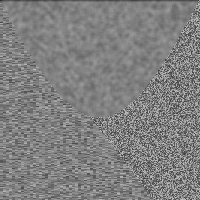
%> input picture Chapter 14/texture3.tif, 200 x 200 px
$ octave Ex14_2v3.m   (GNU Octave 9; MATLAB toolbox functions it lacks are replaced by stand-ins)
%> lines starting %> are read from the running program, lines starting %| are printed output that depends on the picture; in (x1, y1, x2, y2) boxes, pixels count from 0 and x2, y2 are one past the last pixel; in counts of white or black regions, pixels touching at a corner belong together; the program's own positions count from 1
% Example 14.2 Continunity-based segmentation.
% Load image 'texture3'.tif' which contains three regions having
% the same average intensities,but different textural paterns.
%   Apply the "range" nonlinear operator using 'nlfilter'
%   Plot original and Range images and their histograms
%
clear all; close all;
[I] = imread('texture3.tif');                   % Load image and
%> I is the input picture: size 200x200 uint8; min 42, max 191, mean 127.7
I = im2double(I);                               %   Convert to double
%> I: size 200x200 double
%
range = inline('max(max(x)) - min(min(x))');    % Range function
I_f = nlfilter(I,[7 7], range);                 % Compute local range
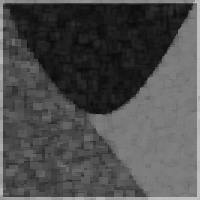
%> I_f: size 200x200 double; min 0.0314, max 0.749, mean 0.304
I_f = mat2gray(I_f);
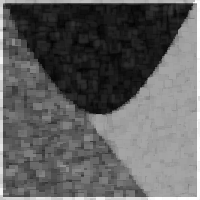
%> I_f: size 200x200 double; min 0, max 1, mean 0.379
%
imshow(I);                                      % Display results
    title('Original Figure','FontSize',14);
figure; imshow(I_f);
    title('"Range" Image','FontSize',14);
figure;
subplot(2,1,1);  imhist(I);                     % Display both histograms
   title('Original Histogram','FontSize',14);
   xlabel('Intensity','FontSize',14);
   ylabel('Number of Pixels','FontSize',14);
subplot(2,1,2);  imhist(I_f);
   title('"Range" Histogram','FontSize',14);
   xlabel('Intensity','FontSize',14);
   ylabel('Number of Pixels','FontSize',14);
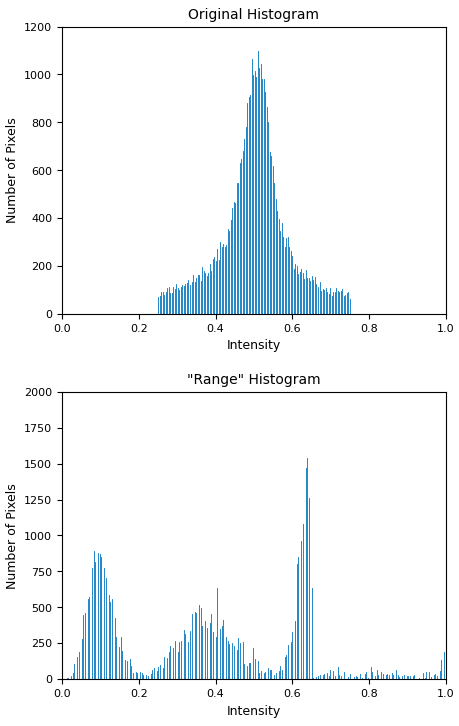
%> figure redrawn from the program's plot data, 2 panels; panel 1: highest point at x = 0.51, y = 1096; panel 2: highest point at x = 0.639, y = 1536

figure;
BW1 = ~im2bw(I_f,.21);               % Isolate upper texture
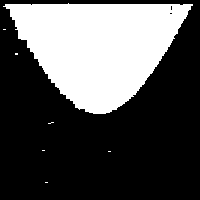
%> BW1: size 200x200 logical; 33% white; 7 white regions (6 under 20 px), largest, box (x1, y1, x2, y2) and area: (3, 3, 193, 114) 13188
BW2 = im2bw(I_f,.55);                % Isolate right-side texture
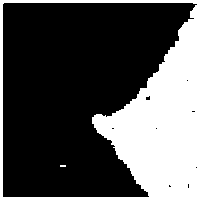
%> BW2: size 200x200 logical; 31.9% white; 2 white regions (1 under 20 px), largest, box (x1, y1, x2, y2) and area: (0, 0, 200, 200) 12744
BW3 = ~ BW1 & ~BW2;                  % Isolate remaining texture
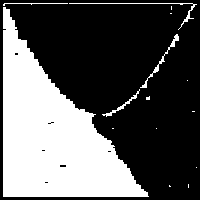
%> BW3: size 200x200 logical; 35.1% white; 15 white regions (10 under 20 px), largest, box (x1, y1, x2, y2) and area: (3, 7, 149, 197) 13447, (69, 3, 197, 30) 196, (140, 34, 179, 88) 169, (102, 89, 140, 117) 117, (3, 3, 68, 6) 69
subplot(2,3,1); imshow(BW1);         % Display three segments
subplot(2,3,2); imshow(BW2);
subplot(2,3,3); imshow(BW3);
subplot(2,3,4); imshow(I.*BW1);         % Display three segments
subplot(2,3,5); imshow(I.*BW2);
subplot(2,3,6); imshow(I.*BW3);
%> after `imshow(I.*BW3)`:
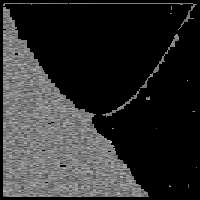
%> displayed picture: size 200x200, on the screen's scale of 0 to 255; min 0, max 191, mean 44.9
save 'Ex14_2_data.mat' BW1 BW2 BW3;   % Save isolated section

$ run again, with Chapter 14/texture1.tif copied over Chapter 14/texture3.tif
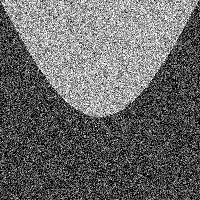
%> input picture Chapter 14/texture1.tif, 200 x 200 px
%> I is the input picture: size 200x200 uint8; min 0, max 255, mean 102.9
%> I: size 200x200 double
%> `BW1 = ~im2bw(I_f,.21);`:
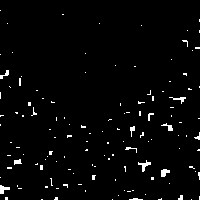
%> BW1: size 200x200 logical; 2.4% white in thin lines or dots
%> BW2: size 200x200 logical; 47% white; 67 white regions, largest, box (x1, y1, x2, y2) and area: (0, 0, 200, 129) 12840, (120, 170, 158, 196) 495, (15, 153, 37, 176) 302
%> BW3: size 200x200 logical; 50.7% white; 125 black regions (63 under 20 px), largest, box (x1, y1, x2, y2) and area: (0, 0, 200, 130) 13038, (120, 153, 158, 196) 695, (73, 144, 121, 174) 551
%> `imshow(I.*BW3)`:
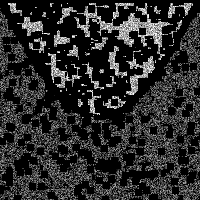
%> displayed picture: size 200x200, on the screen's scale of 0 to 255; min 0, max 255, mean 44

$ run again, with Chapter 14/texture2.tif copied over Chapter 14/texture3.tif
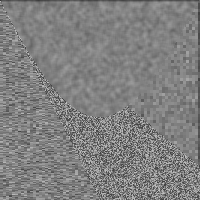
%> input picture Chapter 14/texture2.tif, 200 x 200 px
%> I is the input picture: size 200x200 uint8; min 52, max 191, mean 127.9
%> I: size 200x200 double
%> `BW1 = ~im2bw(I_f,.21);`:
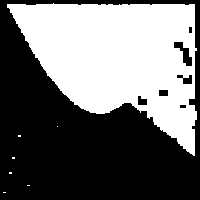
%> BW1: size 200x200 logical; 43.5% white; 7 white regions (6 under 20 px), largest, box (x1, y1, x2, y2) and area: (7, 3, 197, 156) 17383
%> BW2: size 200x200 logical; 30.7% white; 4 white regions (2 under 20 px), largest, box (x1, y1, x2, y2) and area: (0, 0, 200, 200) 12071, (14, 31, 32, 57) 181
%> BW3: size 200x200 logical; 25.8% white; 21 white regions (10 under 20 px), largest, box (x1, y1, x2, y2) and area: (3, 3, 97, 197) 9039, (100, 103, 180, 146) 267, (54, 3, 197, 48) 255
%> `imshow(I.*BW3)`:
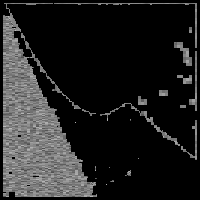
%> displayed picture: size 200x200, on the screen's scale of 0 to 255; min 0, max 191, mean 33.2

$ run again, with Chapter 14/texture4.tif copied over Chapter 14/texture3.tif
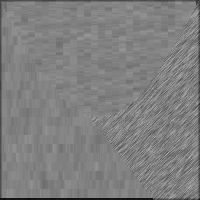
%> input picture Chapter 14/texture4.tif, 200 x 200 px
%> I is the input picture: size 200x200 uint8; min 14, max 184, mean 127.2
%> I: size 200x200 double
%> BW1: size 200x200 logical; 65.1% white; 1 black region, box (x1, y1, x2, y2) and area: (0, 0, 200, 200) 13947
%> BW2: size 200x200 logical; 7.2% white; 2 white regions, box (x1, y1, x2, y2) and area: (0, 0, 200, 200) 2855, (165, 150, 171, 158) 44
%> BW3: size 200x200 logical; 27.6% white; 2 white regions, box (x1, y1, x2, y2) and area: (88, 8, 197, 197) 10503, (3, 3, 197, 195) 545
%> `imshow(I.*BW3)`:
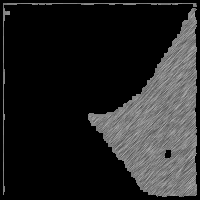
%> displayed picture: size 200x200, on the screen's scale of 0 to 255; min 0, max 183, mean 35.6
